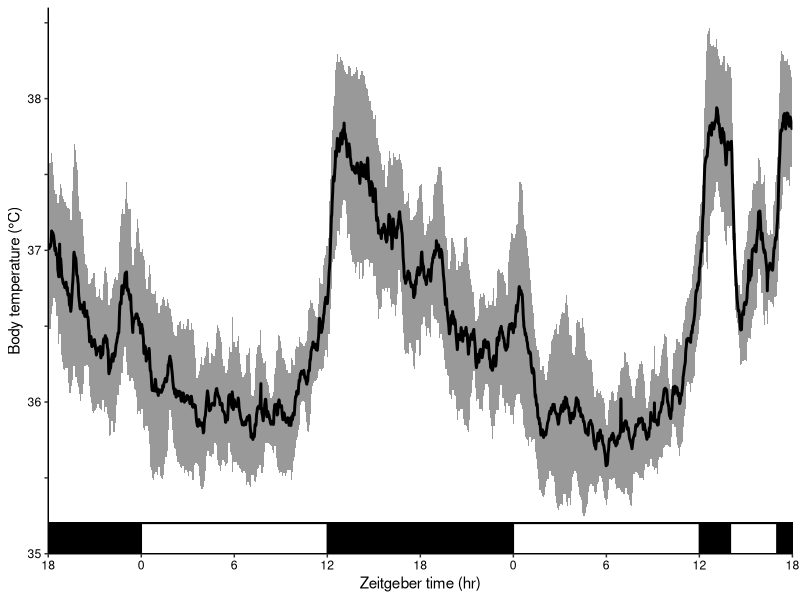
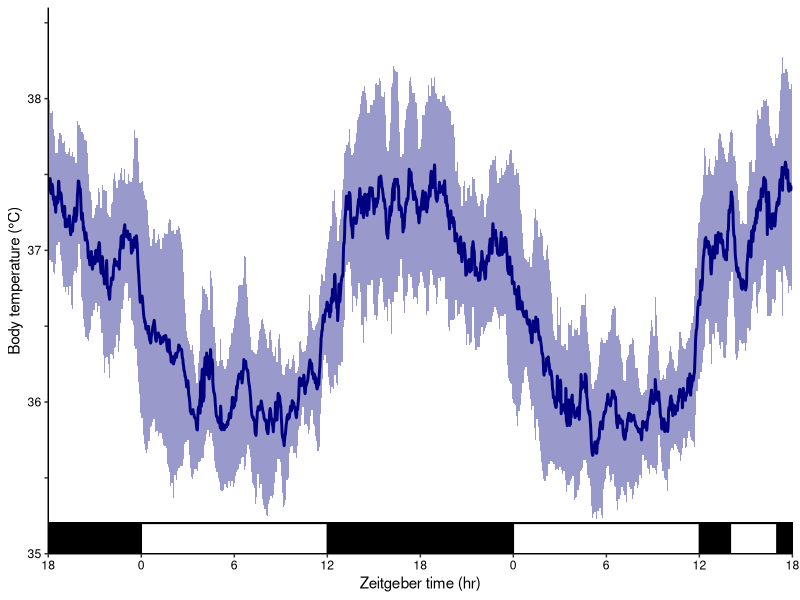
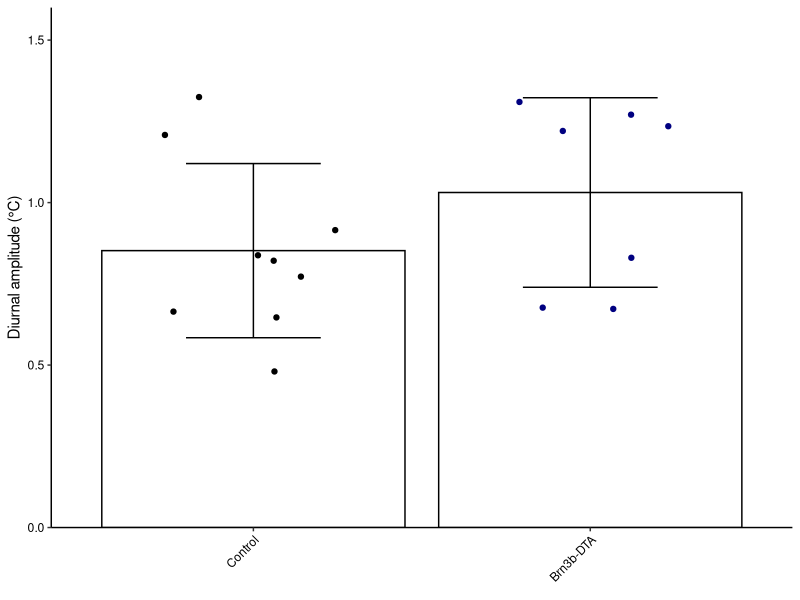
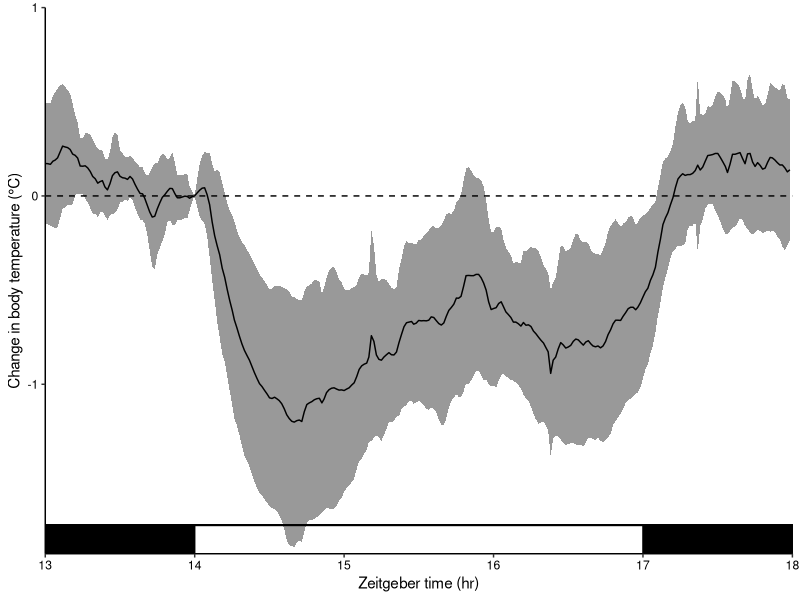
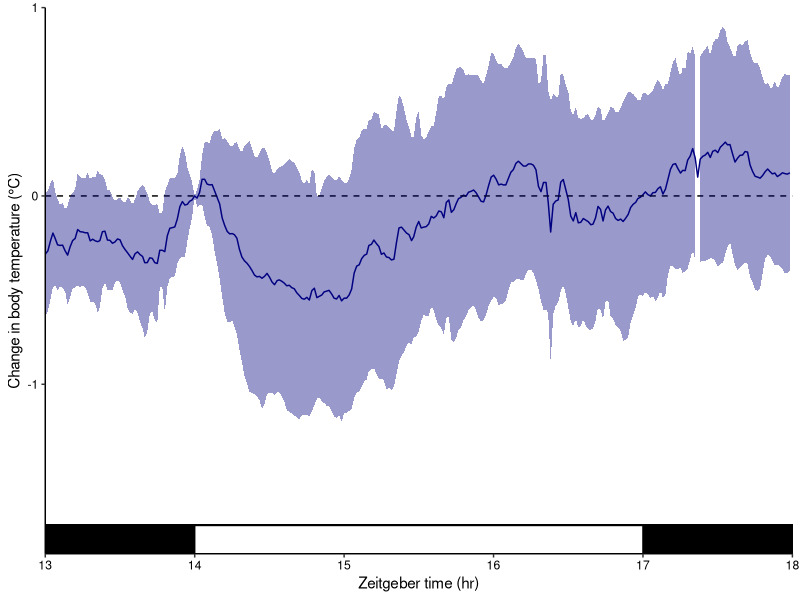
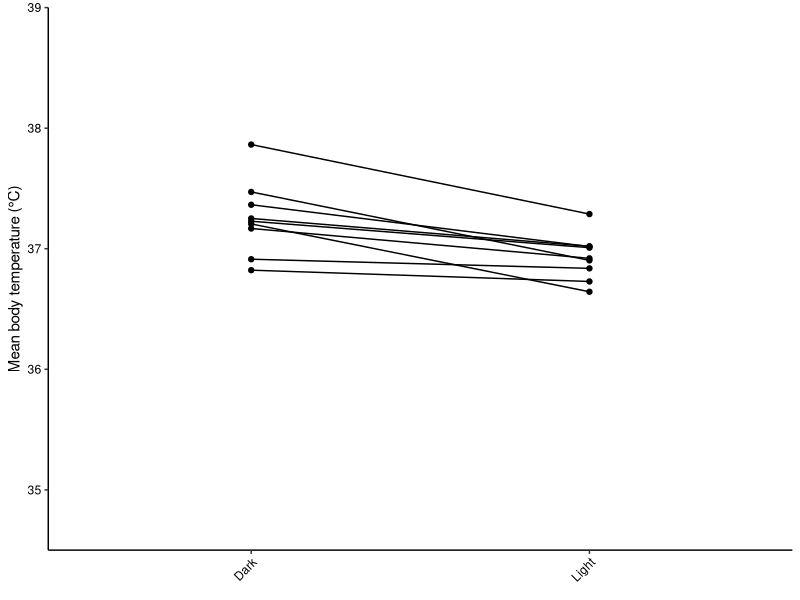
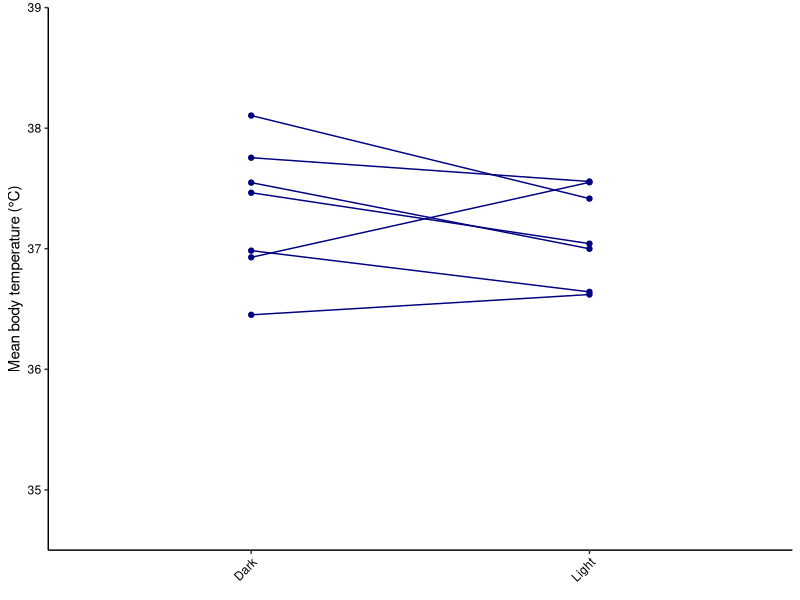
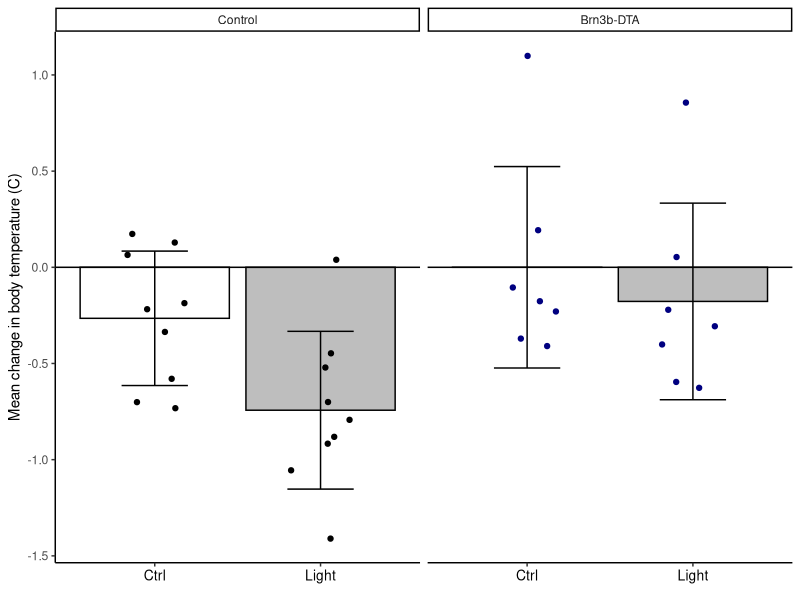

Generate these figures, in order, with R:
library(tidyverse)
library(lme4); library(emmeans); library(lmerTest)

# - Read in data --------------------------------------------------------------
ctrl <- read_csv("ctrl.csv")
brn3b <- read_csv("brn3b-dta.csv")

# - Plotting temperature over 48 hrs ------------------------------------------
# function to make plot
two_day_plot <- function(df, color) {
  df %>%
    gather(-Time, key = "Mouse", value = "Temp") %>%
    group_by(Time) %>%
    summarize(mean = mean(Temp),
              sem = sd(Temp)) %>%
    ggplot(aes(x = Time, y = mean)) +
    geom_line(color = color, size = 1) +
    geom_ribbon(aes(ymin = mean - sem, ymax = mean + sem), 
                alpha = 0.4, fill = color) +
    geom_rect(aes(ymin = 35, ymax = 35.2, xmin = 0, xmax = 2), 
              color = "black", fill = "black") +
    geom_rect(aes(ymin = 35, ymax = 35.2, xmin = 0.25, xmax = 0.75), 
              color = "black", fill = "white") +
    geom_rect(aes(ymin = 35, ymax = 35.2, xmin = 1.25, xmax = 1.75), 
              color = "black", fill = "white") +
    geom_rect(aes(ymin = 35, ymax = 35.2, xmin = 1+20/24, xmax = 1+23/24), 
              color = "black", fill = "white") +
    scale_x_continuous(limits = c(0, 2), 
                       breaks = seq.int(0, 2, length.out = 9),
                       labels = rep(c(18, 0, 6, 12), length.out = 9),
                       expand = c(0, 0)) +
    scale_y_continuous(limits = c(35, 38.6), expand = c(0, 0),
                       breaks = seq(35, 38.5, by = 0.5),
                       labels = c(35, "", 36, "", 37, "", 38, "")) +
    labs(x = "Zeitgeber time (hr)", y = "Body temperature (°C)") +
    theme_classic() +
    theme(axis.text = element_text(color = "black"))
}

# Fig 2A: Ctrl 48 hrs
two_day_plot(ctrl, "black")

# Fig 2B: Brn3b-DTA 48 hrs
two_day_plot(brn3b, "navyblue")

# - Find diurnal amplitude ----------------------------------------------------
calc_amplitude <- function(df, geno) {
  df %>%
    gather(-Time, key = "Mouse", value = "Temp") %>%
    mutate("tod" = case_when(
      Time > 0.25 & Time <= 0.75 ~ "Day",
      Time > 0.75 & Time <= 1.25 ~ "Night"
    )) %>%
    group_by(tod, Mouse) %>%
    summarize(Temp = mean(Temp)) %>%
    group_by(Mouse) %>%
    mutate(Temp = Temp - lag(Temp)) %>%
    filter(!is.na(tod) & !is.na(Temp)) %>%
    select(-tod) %>%
    mutate("Geno" = geno)
}

# calculate all and combine
amplitudes <- bind_rows(
  calc_amplitude(ctrl, "Ctrl"),
  calc_amplitude(brn3b, "Brn3b-DTA")
) %>%
  mutate(Geno = factor(Geno, levels = c("Ctrl", "Brn3b-DTA")))

# Fig 2C: diurnal amplitudes
amplitudes %>%
  group_by(Geno) %>%
  summarize(mean = mean(Temp),
            sd = sd(Temp)) %>%
  ggplot(aes(x = Geno, y = mean)) +
  geom_col(fill = "white", color = "black") +
  geom_errorbar(aes(ymin = mean - sd, ymax = mean + sd), width = 0.4) +
  geom_jitter(data = amplitudes, aes(y = Temp, color = Geno), 
              width = 0.3, show.legend = FALSE) +
  scale_color_manual(values = c("black", "navyblue")) +
  scale_x_discrete(labels = c("Control", "Brn3b-DTA")) +
  scale_y_continuous(expand = c(0, 0), limits = c(0, 1.6), 
                     breaks = c(0, 0.5, 1, 1.5)) +
  labs(y = "Diurnal amplitude (°C)", x = element_blank()) +
  theme_classic() +
  theme(axis.text = element_text(color = "black"),
        axis.text.x = element_text(angle = 45, hjust = 1, vjust = 1))

t.test(
  filter(amplitudes, Geno == "Ctrl")$Temp,
  filter(amplitudes, Geno == "Brn3b-DTA")$Temp
)$p.value


# - Plots of relative body temperature during light pulse ---------------------
# find time closest to 20:00
find_pulse_start <- function(df, time0) {
  which(abs(df$Time - time0) == min(abs(df$Time - time0)))
}

make_relative <- function(df, time0) {
  df2 <- apply(df[,2:ncol(df)], 2, function(x) x - x[find_pulse_start(df, time0)])
  df2 <- as.data.frame(df2) %>%
    mutate(Time = df$Time)
}


pulse_plot <- function(df, color) {
  # plot
  make_relative(df, 1+20/24) %>% 
    gather(-Time, key = "Mouse", value = "Temp") %>%
    group_by(Time) %>%
    summarize(mean = mean(Temp),
              sd = sd(Temp)) %>%
    ggplot(aes(x = Time, y = mean)) +
    geom_line(color = color) +
    geom_hline(aes(yintercept = 0), linetype = "dashed") +
    geom_rect(aes(xmin = 1+19/24, xmax = 2, ymin = -1.9, ymax = -1.75),
              color = "black", fill = "black") +
    geom_rect(aes(xmin = 1+20/24, xmax = 1+23/24, ymin = -1.9, ymax = -1.75),
              color = "black", fill = "white") +
    geom_ribbon(aes(ymin = mean - sd, ymax = mean + sd),
                alpha = 0.4, fill = color) +
    scale_x_continuous(limits = c(1+19/24, 2), expand = c(0, 0),
                       breaks = seq(1+19/24, 2, by = 1/24),
                       labels = seq(13, 18, by = 1)) +
    scale_y_continuous(limits = c(-1.9, 1),
                       breaks = c(-1, 0, 1),
                       expand = c(0, 0)) +
    labs(y = "Change in body temperature (°C)", x = "Zeitgeber time (hr)") +
    theme_classic() +
    theme(axis.text = element_text(color = "black"))
}

# Fig 2D: Ctrl light pulse
pulse_plot(ctrl, "black")

# Fig 2F: Brn3b-DTA light pulse
pulse_plot(brn3b, "navyblue")


# - Paired plots of body temperature during control and light pulse -----------
paired_data <- function(df) {
  df %>%
    gather(-Time, key = "Mouse", value = "Temp") %>%
    mutate("Epoch" = case_when(
      Time > 20/24 & Time <= 23/24 ~ "Dark",
      Time > 1+20/24 & Time <= 1+23/24 ~ "Light"
    )) %>%
    filter(!is.na(Epoch)) %>%
    group_by(Mouse, Epoch) %>%
    summarize(Temp = mean(Temp))
}

ctrl_paired <- paired_data(ctrl)
brn3b_paired <- paired_data(brn3b)

# plot data
paired_plot <- function(df, color) {
  df %>%
    ggplot(aes(x = Epoch, y = Temp, group = Mouse)) +
    geom_line(color = color) +
    geom_point(color = color) +
    scale_y_continuous(limits = c(34.5, 39), expand = c(0, 0)) +
    labs(y = "Mean body temperature (°C)", x = element_blank()) +
    theme_classic() +
    theme(axis.text = element_text(color = "black"),
          axis.text.x = element_text(angle = 45, hjust = 1, vjust = 1))
}

# Fig 2E: Ctrl paired
paired_plot(ctrl_paired, "black")

# Fig 2G: Brn3-DTA paired
paired_plot(brn3b_paired, "navyblue")

# paired t-tests of Dark vs. Light
paired_stats <- function(df) {
  t.test(
    filter(df, Epoch == "Dark")$Temp,
    filter(df, Epoch == "Light")$Temp,
    paired = TRUE
  )$p.value
}

paired_stats(ctrl_paired)
paired_stats(brn3b_paired)


# - Relative body temperature change -----------------------------------------
relative_data <- function(df, time0, duration, geno) {
  relative <- make_relative(df, time0)
  relative <- filter(relative, Time >= round(time0, 3) & 
                       Time <= round(time0,3) + duration / 24)
  relative <- select(relative, -Time)
  relative <- colMeans(relative) %>% as.data.frame() %>%
    set_names("Change") %>%
    rownames_to_column("Mouse") %>%
    mutate("Geno" = geno)
  
  if (time0 < 1) {
    expt <- "Ctrl"
  } else {
    expt <- "Light"
  }
  relative <- mutate(relative, Expt = expt)
  return(relative)
}

# calculate relative change during light pulse
relative <- bind_rows(
  relative_data(ctrl, 20/24, 3, "Control"),
  relative_data(brn3b, 20/24, 3, "Brn3b-DTA"),
  relative_data(ctrl, 1+20/24, 3, "Control"),
  relative_data(brn3b, 1+20/24, 3, "Brn3b-DTA")
) %>%
  mutate(Geno = factor(Geno, levels = c("Control", "Brn3b-DTA")))

# Fig 2-S1: relative change in each geno
relative %>%
  group_by(Geno, Expt) %>%
  summarize(mean = mean(Change),
            sd = sd(Change)) %>%
  ggplot(aes(x = Expt, y = mean)) +
  geom_col(aes(fill = Expt), color = "black", show.legend = FALSE) +
  scale_fill_manual(values = c("white", "gray")) +
  geom_errorbar(aes(ymin = mean - sd, ymax = mean + sd),
                width = 0.4) +
  geom_jitter(data = relative, aes(y = Change, color = Geno),
              show.legend = FALSE, width = 0.2, height = 0) +
  scale_color_manual(values = c("black", "navyblue")) +
  geom_hline(aes(yintercept = 0)) +
  labs(y = "Mean change in body temperature (C)", x = element_blank()) +
  facet_wrap(~Geno) +
  theme_classic() +
  theme(axis.text.x = element_text(color = "black", size = 10))

relative_model <- lmer(Change ~ Geno * Expt + (1|Mouse), data = relative)
pairs(emmeans(relative_model, ~ Expt | Geno))
pairs(emmeans(relative_model, ~ Geno | Expt))
